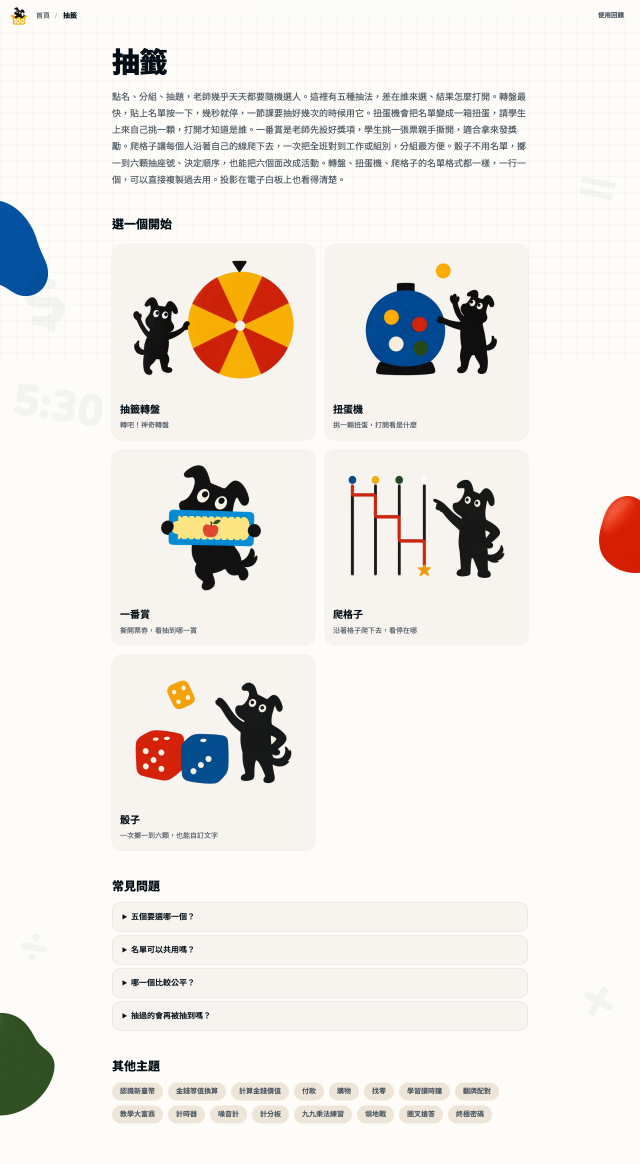
#> input picture e2e/visual.spec.ts-snapshots/hub-draw-desktop-darwin.png, 1280 x 2327 px (shown at 1/2 size)
$ python gen-memory-cover.py ../e2e/visual.spec.ts-snapshots/hub-draw-desktop-darwin.png
#> lines starting #> are read from the running program, lines starting #| are printed output that depends on the picture
#> further down, src is the input picture: PIL image 1280x2327 RGB; mean R, G, B 236.9, 234.1, 229.2
"""用 OpenAI gpt-image-2 產生 memory 封面（warm 版），以扭蛋機封面當風格參考圖。

API key 放 macOS 鑰匙圈：security add-generic-password -s openai-api-key-for-image -a openai -w <key>
生出來的圖底色跟專案米色差幾階、也不是 4:3，所以事後把接近底色的像素統一成 BG、
裁到圖形 bbox 置中成 1024x768，cutout-covers.py 才去得掉背景。
用法：python3 scripts/gen-memory-cover.py && python3 scripts/cutout-covers.py
"""

import base64
import json
import pathlib
import subprocess
import sys
import urllib.request

import numpy as np
from PIL import Image

BG = (247, 240, 229)
SIZE = (1024, 768)
MARGIN = 0.10
BG_TOL = 34  # 生成圖底色帶印刷顆粒（色距最高 ~23），全部壓平成 BG，cutout 的 flood fill 才走得動
OUT = pathlib.Path("public/images/covers/warm/memory.webp")
REF = pathlib.Path("public/images/mascot/barkley.webp")  # 姿勢中性的參考圖，拿別張封面會把姿勢一起抄過來

PROMPT = """Draw this scene in EXACTLY the same illustration style as the attached reference image of the black dog mascot Barkley (same flat risograph-print look, same character, cream paper background). Do NOT copy his pose from the reference; pose him as described below.

THE ONE STYLE RULE: every object is ONE SOLID FLAT SHAPE with details KNOCKED OUT of it in cream. No outlines, no strokes, no gradients, no shadows, no 3D, no highlights. Chunky, slightly hand-drawn edges. Subtle print grain on every filled shape.

COLORS, flat, exactly these: cream #F8F0E3 (the paper only) · white #FFFFFF (face-up card faces only) · black #0D0D0D · red #CB2108 · green #2C5427 · gold #F8B003 · blue #02569B.
Barkley's black and the card backs' black are the SAME #0D0D0D.

SCENE — a memory card matching game:
A 3x2 grid of rounded playing cards on the paper, cards fairly large. Barkley has LIFTED one card
out of the grid and holds it in his paw, so the grid has FIVE cards and ONE EMPTY GAP: the slot the
held card came from shows nothing but bare cream paper. There is NO card behind or underneath the
held card — plain cream paper is visible through that gap.
Of the five cards still lying in the grid, four are FACE DOWN and one is FACE UP.
The FACE DOWN cards: each is one solid black #0D0D0D rounded rectangle with two big cream eyes knocked out of it (two cream ovals, each with a black round pupil sitting DEAD CENTRE in the oval, so the card looks STRAIGHT AT THE VIEWER — not glancing up or sideways), like Barkley's own eyes; the card back is a little Barkley face.
The FACE UP cards — the one lying in the grid and the one Barkley holds — are each a PURE WHITE #FFFFFF rounded rectangle — clearly whiter than the cream paper, the only white in the picture — showing ONE solid red #CB2108 apple (a chunky round apple shape with a small solid green #2C5427 leaf, a tiny cream highlight dot knocked out is allowed). The two apples are identical: he has just found the matching pair.
Barkley STANDS UPRIGHT on his hind legs at the right side, using his front paws as hands: his right paw holds up the lifted apple card clear of the table; his left paw is planted ON HIS HIP, elbow bent out to the side, so a clear triangle of cream paper shows between that arm and his torso. No paw is raised above his shoulder. Pure black silhouette with two cream eyes, fully inside the frame, not cropped. Keep a clear gap between his arms and torso; his paws must read clearly on top of the cream card.

CANVAS: landscape, cream #F8F0E3 background edge to edge, generous empty paper around everything. NO TEXT anywhere."""


def keychain_key() -> str:
    return subprocess.check_output(
        ["security", "find-generic-password", "-s", "openai-api-key-for-image", "-w"]
    ).decode().strip()


def generate(model: str = "gpt-image-2") -> Image.Image:
    boundary = "----teachbox-cover"
    ref_png = pathlib.Path("/tmp/memory-ref.png")
    Image.open(REF).convert("RGB").save(ref_png)
    fields = {"model": model, "prompt": PROMPT, "size": "1536x1024", "quality": "high", "n": "1"}
    body = b""
    for k, v in fields.items():
        body += f'--{boundary}\r\nContent-Disposition: form-data; name="{k}"\r\n\r\n{v}\r\n'.encode()
    body += (
        f'--{boundary}\r\nContent-Disposition: form-data; name="image[]"; filename="ref.png"\r\n'
        "Content-Type: image/png\r\n\r\n"
    ).encode() + ref_png.read_bytes() + b"\r\n"
    body += f"--{boundary}--\r\n".encode()
    req = urllib.request.Request(
        "https://api.openai.com/v1/images/edits",
        data=body,
        method="POST",
        headers={
            "Authorization": f"Bearer {keychain_key()}",
            "Content-Type": f"multipart/form-data; boundary={boundary}",
        },
    )
    with urllib.request.urlopen(req, timeout=300) as r:
        res = json.load(r)
    raw = pathlib.Path("/tmp/memory-raw.png")
    raw.write_bytes(base64.b64decode(res["data"][0]["b64_json"]))
    print("raw ->", raw, res.get("usage"))
    return Image.open(raw).convert("RGB")


def fit(im: Image.Image) -> Image.Image:
    """底色統一成 BG、裁到圖形 bbox、等比縮到留白 MARGIN、置中貼上米色底。"""
    a = np.asarray(im).astype(int)
    corner = np.median(np.concatenate([a[:8, :8].reshape(-1, 3), a[-8:, -8:].reshape(-1, 3)]), axis=0)
#> corner = [253, 252, 248]
    d = np.abs(a - corner).sum(axis=2)
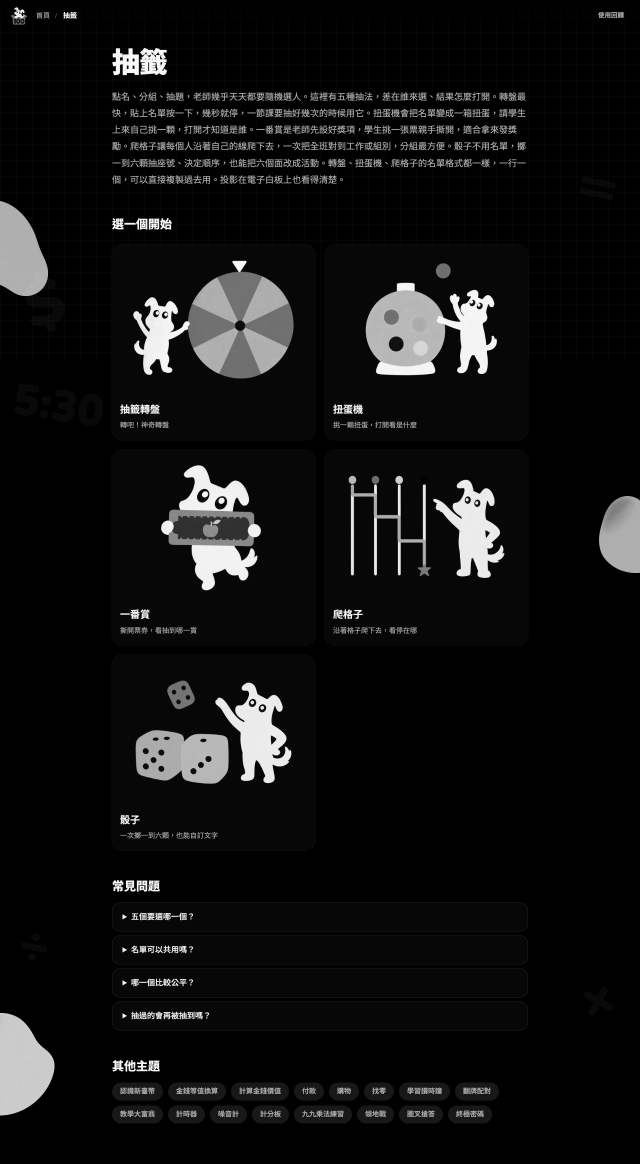
#> d: shape (2327, 1280) float64 (shown at 1/2 size); min 0, max 739, mean 52.8; drawn with min black and max white
    a[d < BG_TOL] = BG
    ys, xs = np.where(d >= BG_TOL)
    art = Image.fromarray(a.astype(np.uint8)).crop((xs.min(), ys.min(), xs.max() + 1, ys.max() + 1))
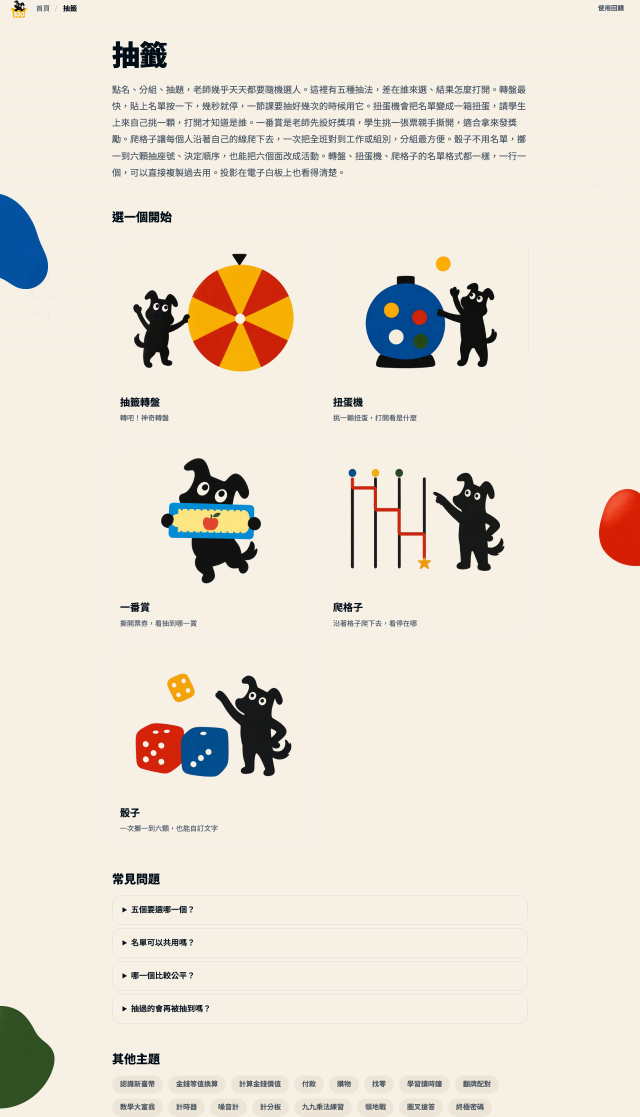
#> art: PIL image 1280x2233 RGB (shown at 1/2 size); mean R, G, B 232.8, 225.2, 214.3
    box = (int(SIZE[0] * (1 - 2 * MARGIN)), int(SIZE[1] * (1 - 2 * MARGIN)))
    sc = min(box[0] / art.width, box[1] / art.height)
#> sc = 0.275
    art = art.resize((int(art.width * sc), int(art.height * sc)), Image.LANCZOS)
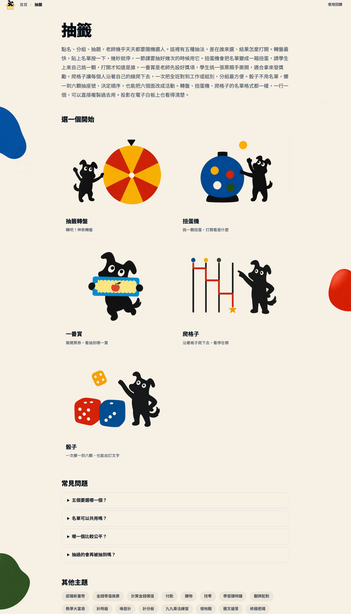
#> art: PIL image 351x614 RGB; mean R, G, B 232.8, 225.2, 214.3
    out = Image.new("RGB", SIZE, BG)
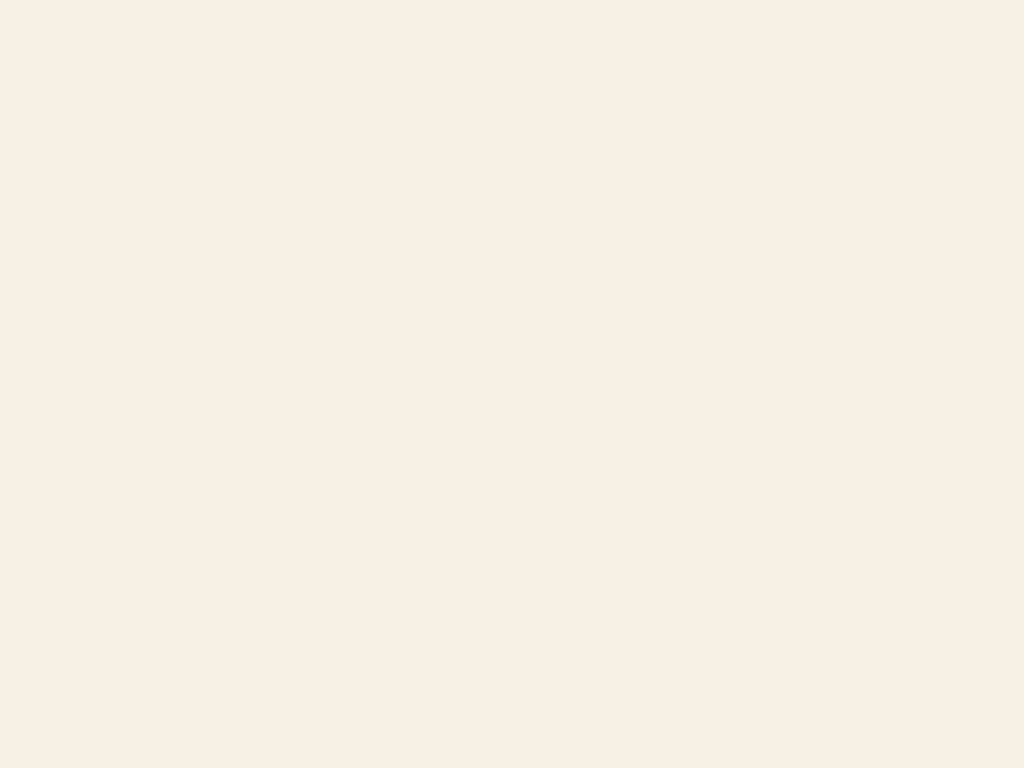
#> out: PIL image 1024x768 RGB; mean R, G, B 247, 240, 229
    out.paste(art, ((SIZE[0] - art.width) // 2, (SIZE[1] - art.height) // 2))
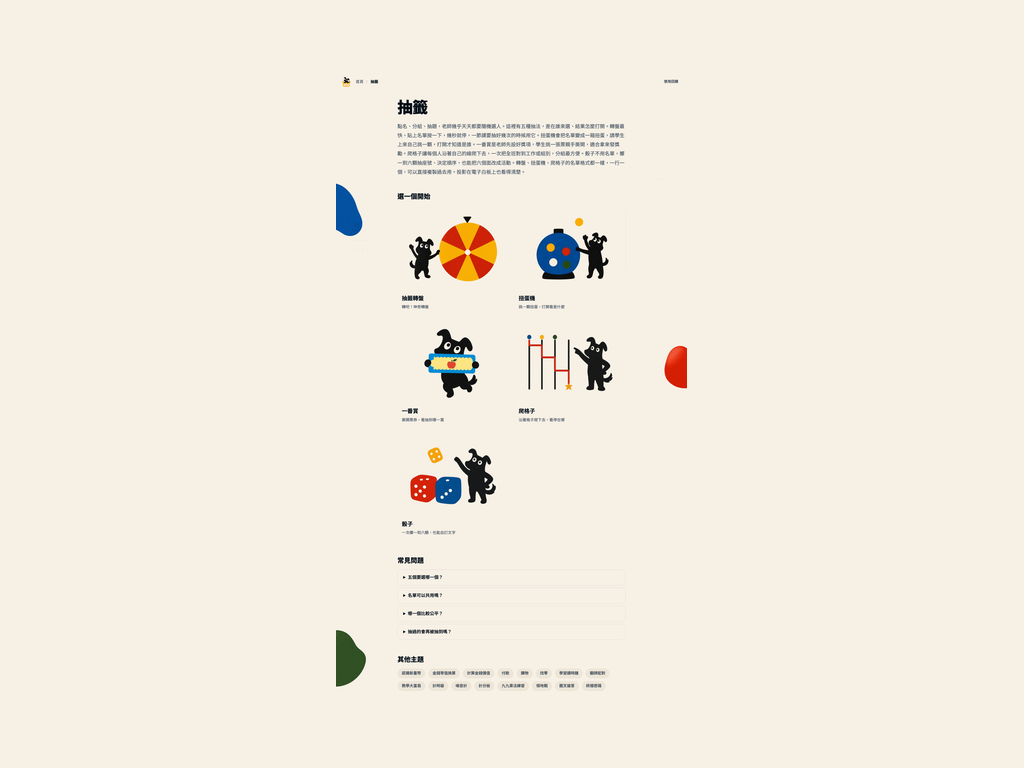
#> out: PIL image 1024x768 RGB; mean R, G, B 243.1, 235.9, 225
    return out


if __name__ == "__main__":
    src = Image.open(sys.argv[1]).convert("RGB") if len(sys.argv) > 1 else generate()
    png = OUT.with_suffix(".png")
    fit(src).save(png)
    subprocess.run(["cwebp", "-quiet", "-q", "88", str(png), "-o", str(OUT)], check=True)
#> (this line was passed over: subprocess is not available in this run)
    png.unlink()
    print("done", OUT)

$ run again, on e2e/visual.spec.ts-snapshots/hub-coin-mobile-darwin.png
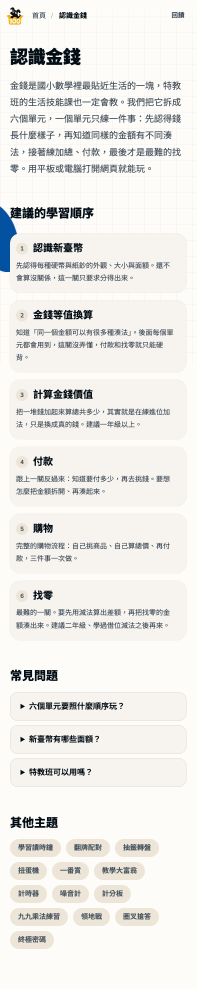
#> input picture e2e/visual.spec.ts-snapshots/hub-coin-mobile-darwin.png, 393 x 1978 px (shown at 1/2 size)
#> src is the input picture: PIL image 393x1978 RGB; mean R, G, B 235.5, 234.6, 230.9
#> corner = [253, 252, 248]
#> in fit, `d = np.abs(a - corner).sum(axis=2)`:
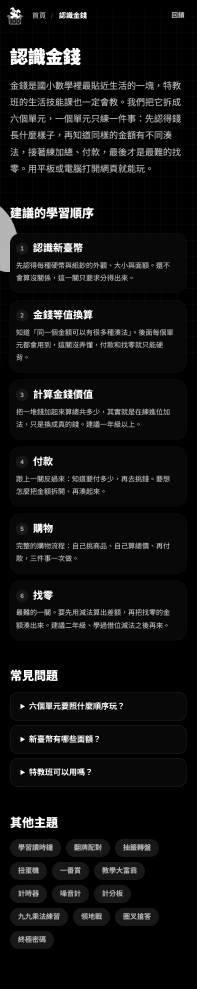
#> d: shape (1978, 393) float64 (shown at 1/2 size); min 0, max 717, mean 52; drawn with min black and max white
#> in fit, `art = art.resize((int(art.width * sc), int(art.height * sc)), Image.LA..`:
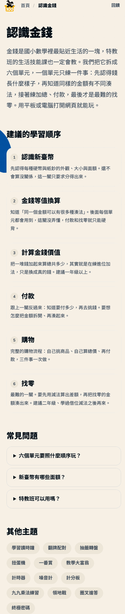
#> art: PIL image 125x614 RGB; mean R, G, B 231.7, 226.5, 217.4

$ run again, on e2e/visual.spec.ts-snapshots/hub-draw-mobile-darwin.png
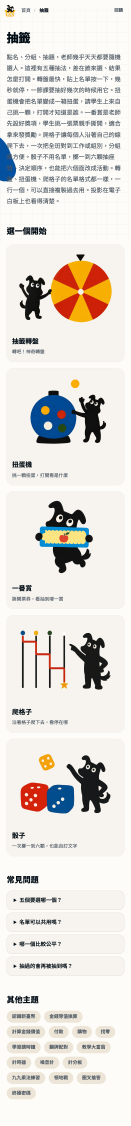
#> input picture e2e/visual.spec.ts-snapshots/hub-draw-mobile-darwin.png, 393 x 3378 px (shown at 1/3 size)
#> src is the input picture: PIL image 393x3378 RGB; mean R, G, B 227.9, 224.5, 219.1
#> corner = [253, 252, 248]
#> in fit, `d = np.abs(a - corner).sum(axis=2)`:
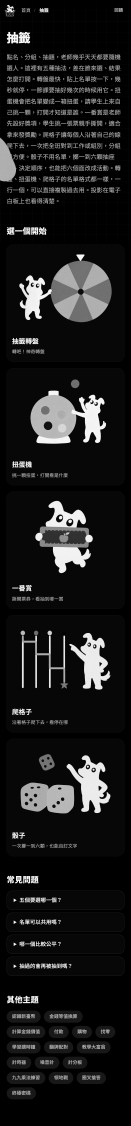
#> d: shape (3378, 393) float64 (shown at 1/3 size); min 0, max 738, mean 81.5; drawn with min black and max white
#> in fit, `art = art.resize((int(art.width * sc), int(art.height * sc)), Image.LA..`:
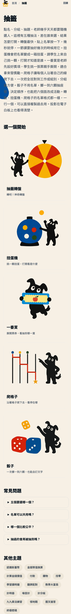
#> art: PIL image 71x614 RGB; mean R, G, B 224.6, 217.1, 206.5
